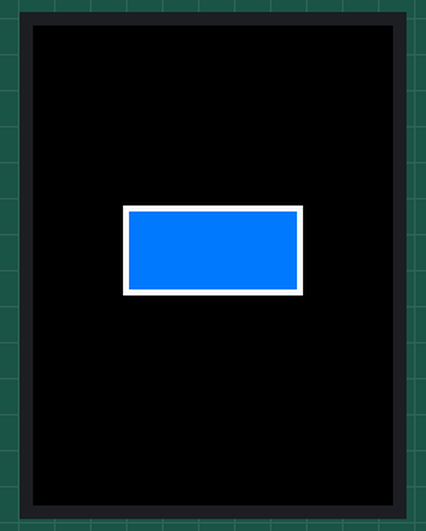
A program run on a simulated Raspberry Pi Pico running MicroPython. Parts: 240×320 colour display. What the program prints to the serial console is not drawn. At 0.7 s the program stops and its outputs stay as they are.

Above: at 0.7 s.

The program:

Touchpanel_Test3.py
```python
# from machine import Pin, SPI
# from time import sleep_ms

# spi = SPI(
#     0,
#     baudrate=5_000_000,
#     polarity=0,
#     phase=0,
#     sck=Pin(18),
#     mosi=Pin(19)
# )

# cs = Pin(17, Pin.OUT)
# dc = Pin(20, Pin.OUT)
# rst = Pin(21, Pin.OUT)

# cs.value(1)
# dc.value(1)
# rst.value(1)

# def write_cmd(cmd):
#     cs.value(0)
#     dc.value(0)
#     spi.write(bytes([cmd]))
#     cs.value(1)

# def write_data(data):
#     cs.value(0)
#     dc.value(1)
#     spi.write(bytes(data))
#     cs.value(1)

# def reset_display():
#     rst.value(1)
#     sleep_ms(50)
#     rst.value(0)
#     sleep_ms(100)
#     rst.value(1)
#     sleep_ms(150)

# def init_display():
#     reset_display()

#     write_cmd(0x01)
#     sleep_ms(150)

#     write_cmd(0x11)
#     sleep_ms(150)

#     write_cmd(0x3A)
#     write_data([0x55])

#     write_cmd(0x36)
#     write_data([0x48])

#     write_cmd(0x29)
#     sleep_ms(100)

# def set_window(x0, y0, x1, y1):
#     write_cmd(0x2A)
#     write_data([x0 >> 8, x0 & 255, x1 >> 8, x1 & 255])

#     write_cmd(0x2B)
#     write_data([y0 >> 8, y0 & 255, y1 >> 8, y1 & 255])

#     write_cmd(0x2C)

# def fill_screen(color):
#     set_window(0, 0, 239, 319)

#     hi = color >> 8
#     lo = color & 255
#     line = bytes([hi, lo] * 240)

#     cs.value(0)
#     dc.value(1)

#     for _ in range(320):
#         spi.write(line)

#     cs.value(1)

# print("Starte ILI9341 Test")

# init_display()

# while True:
#     print("ROT")
#     fill_screen(0xF800)
#     sleep_ms(1000)

#     print("GRUEN")
#     fill_screen(0x07E0)
#     sleep_ms(1000)

#     print("BLAU")
#     fill_screen(0x001F)
#     sleep_ms(1000)

from machine import Pin, SPI
from time import sleep_ms

# SPI
spi = SPI(
    0,
    baudrate=20_000_000,
    polarity=0,
    phase=0,
    sck=Pin(18),
    mosi=Pin(19)
)

# Display Pins
cs = Pin(17, Pin.OUT)
dc = Pin(20, Pin.OUT)
rst = Pin(21, Pin.OUT)

WIDTH = 240
HEIGHT = 320


def cmd(c):
    cs.off()
    dc.off()
    spi.write(bytearray([c]))
    cs.on()


def data(d):
    cs.off()
    dc.on()
    spi.write(bytearray(d))
    cs.on()


def reset():
    rst.on()
    sleep_ms(50)

    rst.off()
    sleep_ms(100)

    rst.on()
    sleep_ms(150)


def init():
    reset()

    cmd(0x01)
    sleep_ms(120)

    cmd(0x11)
    sleep_ms(120)

    cmd(0x3A)
    data([0x55])

    cmd(0x36)
    data([0x48])

    cmd(0x29)
    sleep_ms(50)


def set_window(x0, y0, x1, y1):
    cmd(0x2A)
    data([x0 >> 8, x0 & 255, x1 >> 8, x1 & 255])

    cmd(0x2B)
    data([y0 >> 8, y0 & 255, y1 >> 8, y1 & 255])

    cmd(0x2C)


def color565(r, g, b):
    return ((r & 248) << 8) | ((g & 252) << 3) | (b >> 3)


def fill_rect(x, y, w, h, color):
    set_window(x, y, x + w - 1, y + h - 1)

    hi = color >> 8
    lo = color & 255

    line = bytearray([hi, lo] * w)

    cs.off()
    dc.on()

    for _ in range(h):
        spi.write(line)

    cs.on()


def fill_screen(color):
    fill_rect(0, 0, WIDTH, HEIGHT, color)


def draw_button(x, y, w, h):

    blue = color565(0, 120, 255)
    white = color565(255, 255, 255)

    # Buttonfläche
    fill_rect(x, y, w, h, blue)

    # Rahmen
    fill_rect(x, y, w, 4, white)
    fill_rect(x, y + h - 4, w, 4, white)
    fill_rect(x, y, 4, h, white)
    fill_rect(x + w - 4, y, 4, h, white)


print("Starte Display")

init()

black = color565(0, 0, 0)

fill_screen(black)

# Button mittig
draw_button(60, 120, 120, 60)

print("Button gezeichnet")
```
